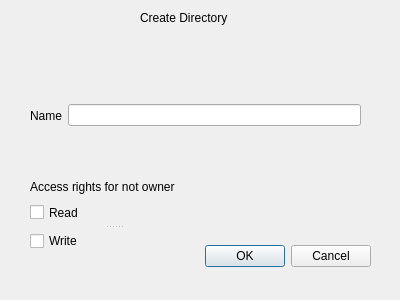
<?xml version="1.0" encoding="UTF-8"?>
<ui version="4.0">
 <class>CreateDirectoryDialog</class>
 <widget class="QDialog" name="CreateDirectoryDialog">
  <property name="geometry">
   <rect>
    <x>0</x>
    <y>0</y>
    <width>400</width>
    <height>300</height>
   </rect>
  </property>
  <property name="windowTitle">
   <string>Dialog</string>
  </property>
  <widget class="QDialogButtonBox" name="buttonBox">
   <property name="geometry">
    <rect>
     <x>30</x>
     <y>240</y>
     <width>341</width>
     <height>32</height>
    </rect>
   </property>
   <property name="orientation">
    <enum>Qt::Horizontal</enum>
   </property>
   <property name="standardButtons">
    <set>QDialogButtonBox::Cancel|QDialogButtonBox::Ok</set>
   </property>
  </widget>
  <widget class="QSplitter" name="splitter">
   <property name="geometry">
    <rect>
     <x>30</x>
     <y>90</y>
     <width>331</width>
     <height>51</height>
    </rect>
   </property>
   <property name="orientation">
    <enum>Qt::Vertical</enum>
   </property>
   <widget class="QWidget" name="layoutWidget">
    <layout class="QHBoxLayout" name="horizontalLayout">
     <item>
      <widget class="QLabel" name="label_2">
       <property name="text">
        <string>Name</string>
       </property>
      </widget>
     </item>
     <item>
      <widget class="QLineEdit" name="nameLineEdit"/>
     </item>
    </layout>
   </widget>
  </widget>
  <widget class="QLabel" name="label">
   <property name="geometry">
    <rect>
     <x>140</x>
     <y>10</y>
     <width>101</width>
     <height>16</height>
    </rect>
   </property>
   <property name="text">
    <string>Create Directory</string>
   </property>
  </widget>
  <widget class="QWidget" name="layoutWidget_3">
   <property name="geometry">
    <rect>
     <x>30</x>
     <y>180</y>
     <width>167</width>
     <height>73</height>
    </rect>
   </property>
   <layout class="QVBoxLayout" name="verticalLayout">
    <item>
     <widget class="QLabel" name="label_4">
      <property name="text">
       <string>Access rights for not owner</string>
      </property>
     </widget>
    </item>
    <item>
     <widget class="QSplitter" name="splitter_2">
      <property name="orientation">
       <enum>Qt::Vertical</enum>
      </property>
      <widget class="QCheckBox" name="canReadCheckBox">
       <property name="text">
        <string>Read</string>
       </property>
      </widget>
      <widget class="QCheckBox" name="canWriteCheckBox">
       <property name="text">
        <string>Write</string>
       </property>
      </widget>
     </widget>
    </item>
   </layout>
  </widget>
 </widget>
 <resources/>
 <connections>
  <connection>
   <sender>buttonBox</sender>
   <signal>accepted()</signal>
   <receiver>CreateDirectoryDialog</receiver>
   <slot>accept()</slot>
   <hints>
    <hint type="sourcelabel">
     <x>248</x>
     <y>254</y>
    </hint>
    <hint type="destinationlabel">
     <x>157</x>
     <y>274</y>
    </hint>
   </hints>
  </connection>
  <connection>
   <sender>buttonBox</sender>
   <signal>rejected()</signal>
   <receiver>CreateDirectoryDialog</receiver>
   <slot>reject()</slot>
   <hints>
    <hint type="sourcelabel">
     <x>316</x>
     <y>260</y>
    </hint>
    <hint type="destinationlabel">
     <x>286</x>
     <y>274</y>
    </hint>
   </hints>
  </connection>
 </connections>
</ui>
